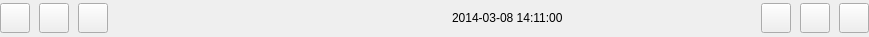
<?xml version="1.0" encoding="UTF-8"?>
<ui version="4.0">
 <class>VSCToolBar</class>
 <widget class="QWidget" name="VSCToolBar">
  <property name="geometry">
   <rect>
    <x>0</x>
    <y>0</y>
    <width>869</width>
    <height>37</height>
   </rect>
  </property>
  <property name="maximumSize">
   <size>
    <width>100000</width>
    <height>60</height>
   </size>
  </property>
  <property name="windowTitle">
   <string>VSC</string>
  </property>
  <property name="windowIcon">
   <iconset resource="vscmainwindows.qrc">
    <normaloff>:/logo/resources/vscsmall.png</normaloff>:/logo/resources/vscsmall.png</iconset>
  </property>
  <property name="styleSheet">
   <string notr="true"/>
  </property>
  <layout class="QGridLayout" name="gridLayout">
   <property name="leftMargin">
    <number>0</number>
   </property>
   <property name="topMargin">
    <number>0</number>
   </property>
   <property name="rightMargin">
    <number>0</number>
   </property>
   <property name="bottomMargin">
    <number>0</number>
   </property>
   <property name="spacing">
    <number>0</number>
   </property>
   <item row="0" column="0">
    <layout class="QHBoxLayout" name="horizontalLayout">
     <property name="spacing">
      <number>9</number>
     </property>
     <property name="leftMargin">
      <number>0</number>
     </property>
     <item>
      <widget class="QPushButton" name="pbPanel">
       <property name="maximumSize">
        <size>
         <width>30</width>
         <height>30</height>
        </size>
       </property>
       <property name="text">
        <string/>
       </property>
       <property name="icon">
        <iconset resource="vscmainwindows.qrc">
         <normaloff>:/action/resources/panel.png</normaloff>:/action/resources/panel.png</iconset>
       </property>
       <property name="iconSize">
        <size>
         <width>30</width>
         <height>30</height>
        </size>
       </property>
      </widget>
     </item>
     <item>
      <widget class="QPushButton" name="pbSetting">
       <property name="minimumSize">
        <size>
         <width>30</width>
         <height>30</height>
        </size>
       </property>
       <property name="maximumSize">
        <size>
         <width>30</width>
         <height>30</height>
        </size>
       </property>
       <property name="toolTip">
        <string>&lt;html&gt;&lt;head/&gt;&lt;body&gt;&lt;p&gt;TODO next version&lt;/p&gt;&lt;/body&gt;&lt;/html&gt;</string>
       </property>
       <property name="text">
        <string/>
       </property>
       <property name="icon">
        <iconset resource="vscmainwindows.qrc">
         <normaloff>:/action/resources/setting.png</normaloff>:/action/resources/setting.png</iconset>
       </property>
       <property name="iconSize">
        <size>
         <width>30</width>
         <height>30</height>
        </size>
       </property>
      </widget>
     </item>
     <item>
      <widget class="QPushButton" name="pbAlarm">
       <property name="enabled">
        <bool>true</bool>
       </property>
       <property name="minimumSize">
        <size>
         <width>30</width>
         <height>30</height>
        </size>
       </property>
       <property name="maximumSize">
        <size>
         <width>30</width>
         <height>30</height>
        </size>
       </property>
       <property name="toolTip">
        <string>&lt;html&gt;&lt;head/&gt;&lt;body&gt;&lt;p&gt;TODO next version &lt;/p&gt;&lt;/body&gt;&lt;/html&gt;</string>
       </property>
       <property name="text">
        <string/>
       </property>
       <property name="icon">
        <iconset resource="vscmainwindows.qrc">
         <normaloff>:/action/resources/alarm.png</normaloff>:/action/resources/alarm.png</iconset>
       </property>
       <property name="iconSize">
        <size>
         <width>30</width>
         <height>30</height>
        </size>
       </property>
      </widget>
     </item>
     <item>
      <widget class="QLabel" name="lbProcess">
       <property name="minimumSize">
        <size>
         <width>30</width>
         <height>30</height>
        </size>
       </property>
       <property name="maximumSize">
        <size>
         <width>30</width>
         <height>30</height>
        </size>
       </property>
       <property name="styleSheet">
        <string notr="true">image: url(:/action/resources/processing.gif);</string>
       </property>
       <property name="text">
        <string/>
       </property>
      </widget>
     </item>
     <item>
      <spacer name="horizontalSpacer_2">
       <property name="orientation">
        <enum>Qt::Horizontal</enum>
       </property>
       <property name="sizeHint" stdset="0">
        <size>
         <width>40</width>
         <height>20</height>
        </size>
       </property>
      </spacer>
     </item>
     <item>
      <widget class="QLabel" name="time">
       <property name="text">
        <string>2014-03-08 14:11:00</string>
       </property>
      </widget>
     </item>
     <item>
      <widget class="QLabel" name="cpu">
       <property name="minimumSize">
        <size>
         <width>180</width>
         <height>30</height>
        </size>
       </property>
       <property name="maximumSize">
        <size>
         <width>180</width>
         <height>30</height>
        </size>
       </property>
       <property name="text">
        <string/>
       </property>
      </widget>
     </item>
     <item>
      <widget class="QPushButton" name="pbUser">
       <property name="minimumSize">
        <size>
         <width>30</width>
         <height>30</height>
        </size>
       </property>
       <property name="maximumSize">
        <size>
         <width>30</width>
         <height>30</height>
        </size>
       </property>
       <property name="text">
        <string/>
       </property>
       <property name="icon">
        <iconset resource="vscmainwindows.qrc">
         <normaloff>:/action/resources/user.png</normaloff>:/action/resources/user.png</iconset>
       </property>
       <property name="iconSize">
        <size>
         <width>30</width>
         <height>30</height>
        </size>
       </property>
      </widget>
     </item>
     <item>
      <widget class="QPushButton" name="pbFullScreen">
       <property name="minimumSize">
        <size>
         <width>30</width>
         <height>30</height>
        </size>
       </property>
       <property name="maximumSize">
        <size>
         <width>30</width>
         <height>30</height>
        </size>
       </property>
       <property name="toolTip">
        <string>&lt;html&gt;&lt;head/&gt;&lt;body&gt;&lt;p&gt;FullScreen&lt;/p&gt;&lt;/body&gt;&lt;/html&gt;</string>
       </property>
       <property name="text">
        <string/>
       </property>
       <property name="icon">
        <iconset resource="vscmainwindows.qrc">
         <normaloff>:/action/resources/view-fullscreen.png</normaloff>:/action/resources/view-fullscreen.png</iconset>
       </property>
       <property name="iconSize">
        <size>
         <width>30</width>
         <height>30</height>
        </size>
       </property>
      </widget>
     </item>
     <item>
      <widget class="QPushButton" name="pbAbout">
       <property name="minimumSize">
        <size>
         <width>30</width>
         <height>30</height>
        </size>
       </property>
       <property name="maximumSize">
        <size>
         <width>30</width>
         <height>30</height>
        </size>
       </property>
       <property name="toolTip">
        <string>&lt;html&gt;&lt;head/&gt;&lt;body&gt;&lt;p&gt;About&lt;/p&gt;&lt;/body&gt;&lt;/html&gt;</string>
       </property>
       <property name="text">
        <string/>
       </property>
       <property name="icon">
        <iconset resource="vscmainwindows.qrc">
         <normaloff>:/logo/resources/vscsmall.png</normaloff>:/logo/resources/vscsmall.png</iconset>
       </property>
       <property name="iconSize">
        <size>
         <width>30</width>
         <height>30</height>
        </size>
       </property>
      </widget>
     </item>
    </layout>
   </item>
  </layout>
 </widget>
 <resources>
  <include location="vscmainwindows.qrc"/>
 </resources>
 <connections/>
</ui>
